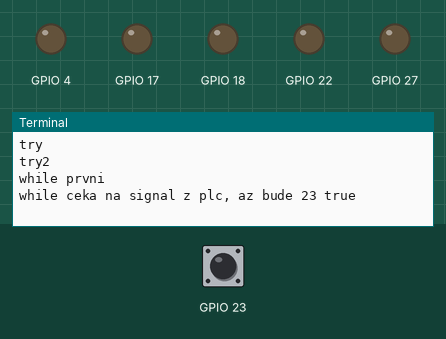
This program was run on a simulated Raspberry Pi (BCM pin numbers). On the bench: output pins drawn as LEDs (lit = HIGH), the last lines printed to the terminal. Inputs (shaded band) come from the test bench; at power-on: GPIO 23 LOW. Outgoing connections fail.

Above: at 1.2 s.
1.3 s: GPIO 23 pulled HIGH for 0.15 s
At 2.1 s:
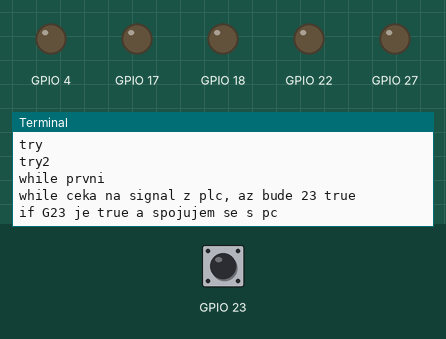
At 3.4 s:
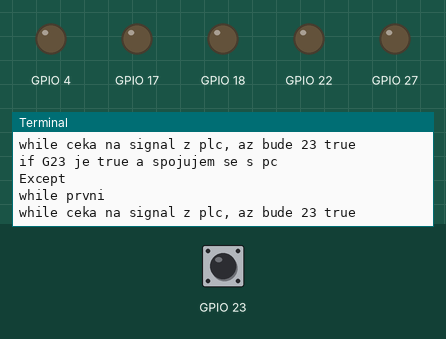

The program:

machine_1.py
```python
#!/usr/bin/python
import socket
import RPi.GPIO as GPIO
import os
import sys
import time
print("try")
BUFFER_SIZE = 4
GPIO.cleanup()
#Client-pro odesilani.Je zadana cilova IP adresa
TCP_IP = '0.0.0.0'
TCP_PORT = 8881


#Server-pro prijem. Je zadana Raspberry IP adresa
TCP_IPS = '0.0.0.0'
TCP_PORTS = 8882
q = socket.socket(socket.AF_INET, socket.SOCK_STREAM)
q.bind((TCP_IPS, TCP_PORTS))


MESSAGE = "1"
print("try2")

GPIO.setmode(GPIO.BCM)
GPIO.setup(4,GPIO.OUT)
GPIO.setup(17,GPIO.OUT)
GPIO.setup(27,GPIO.OUT)
GPIO.setup(22,GPIO.OUT)
GPIO.setup(18,GPIO.OUT)
GPIO.output(4,0)
GPIO.output(17,0)
GPIO.output(27,0)
GPIO.output(22,0)

while True:
    try:
        print("while prvni")
        GPIO.setup(23,GPIO.IN,GPIO.PUD_DOWN)
        y=1
        print("while ceka na signal z plc, az bude 23 true")
        if GPIO.wait_for_edge(23,GPIO.RISING):#po prijmuti signalu posle do PC signal pro snimani
                #je treba v plc nastavit aby hodil ihned po tomto signalu z aretace false na 23 a zase pri aretaci nastavil true
                print("if G23 je true a spojujem se s pc")
                GPIO.output(4,0)
                GPIO.output(17,0)
                GPIO.output(27,0)
                GPIO.output(22,0)
                s = socket.socket(socket.AF_INET, socket.SOCK_STREAM)
                s.connect((TCP_IP, TCP_PORT))
                s.send(MESSAGE.encode())
                #s.close()
        while y>0:#smycka, ktera ceka na prijem vyhodnoceni z PC
                print("while cekame na prijem z pc ")

                q.listen(1)
                conn, adress = q.accept()
                data = conn.recv(BUFFER_SIZE)
                dat=data.decode("ascii")
                #zde jsou nastaveny vystupy z Raspberry do plc, ktere sitky jsou ok ci nikoliv
                #0 = spatna sitka
                if dat[0] == "1":
                  GPIO.output(4,1)
                else:
                  GPIO.output(4,0)
                if dat[1] == "1":
                  GPIO.output(17,1)
                else:
                  GPIO.output(17,0)
                if dat[2] == "1":
                  GPIO.output(27,1)
                else:
                  GPIO.output(27,0)
                if dat[3] == "1":
                  GPIO.output(22,1)
                else:
                  GPIO.output(22,0)
                print("svetla")
                y=0
    except:
        print("Except")
```

Measured:
- after the input at 1.3 s, the terminal: prints a new line at once (image 1)
